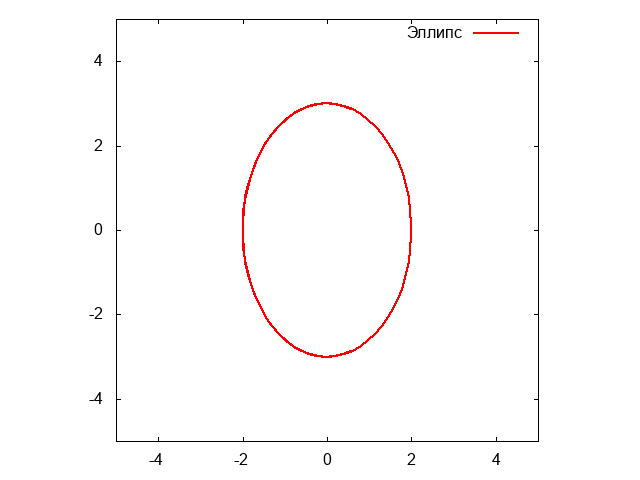

Reproduce this figure in gnuplot.
set parametric

set terminal png
set output 'ellipse.png'

set xlabel 'X'
set ylabel 'Y'

set size ratio 1
set xrange [-5:5]
set yrange [-5:5]

a = 2.0
b = 3.0

# Уравнение эллипса в декартовых координатах
x(t) = a*cos(t)
y(t) = b*sin(t)

# Построение эллипса
plot x(t), y(t) with lines lw 2 lc rgb 'red' title 'Эллипс'
